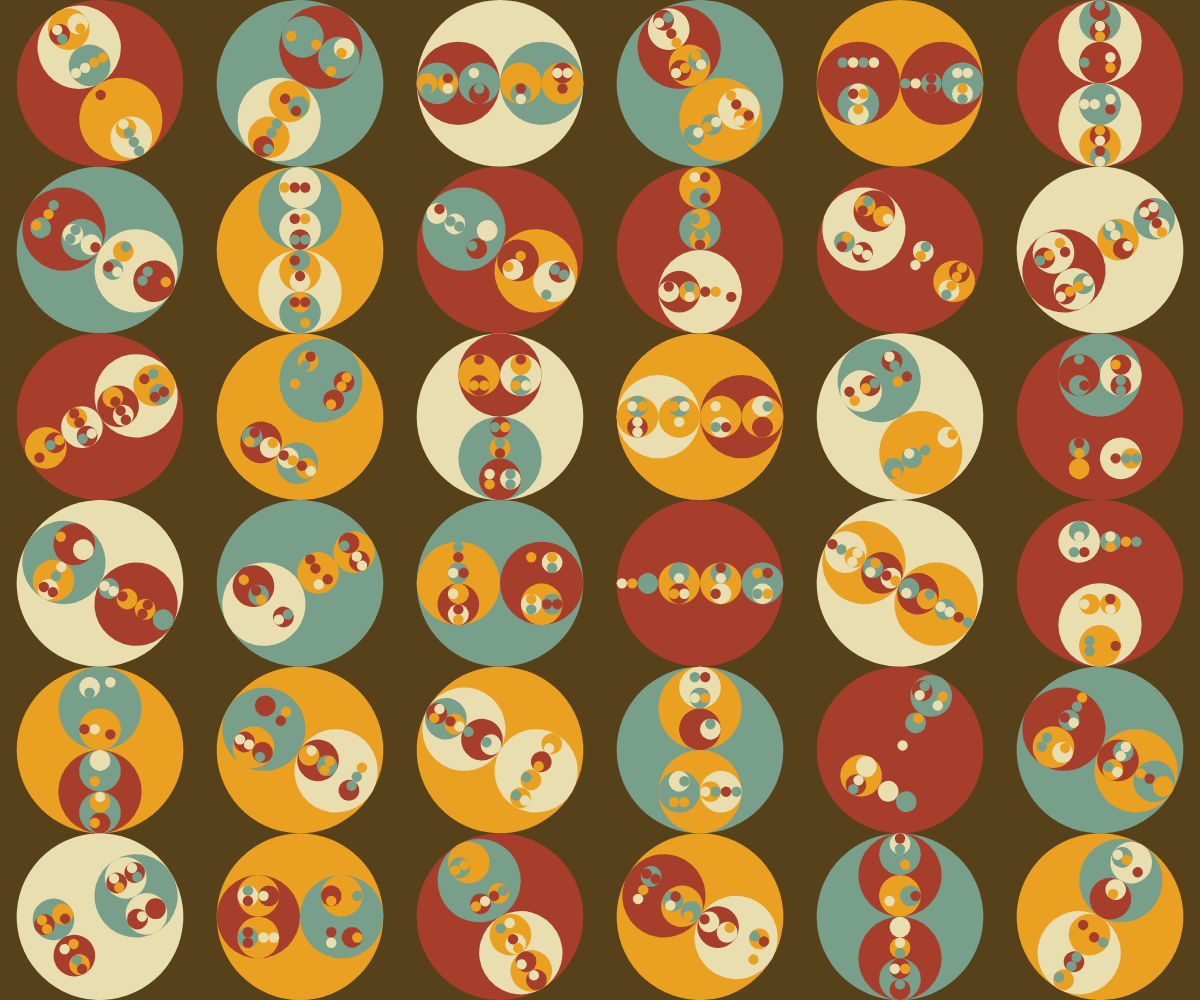
Frame 1 (no input)
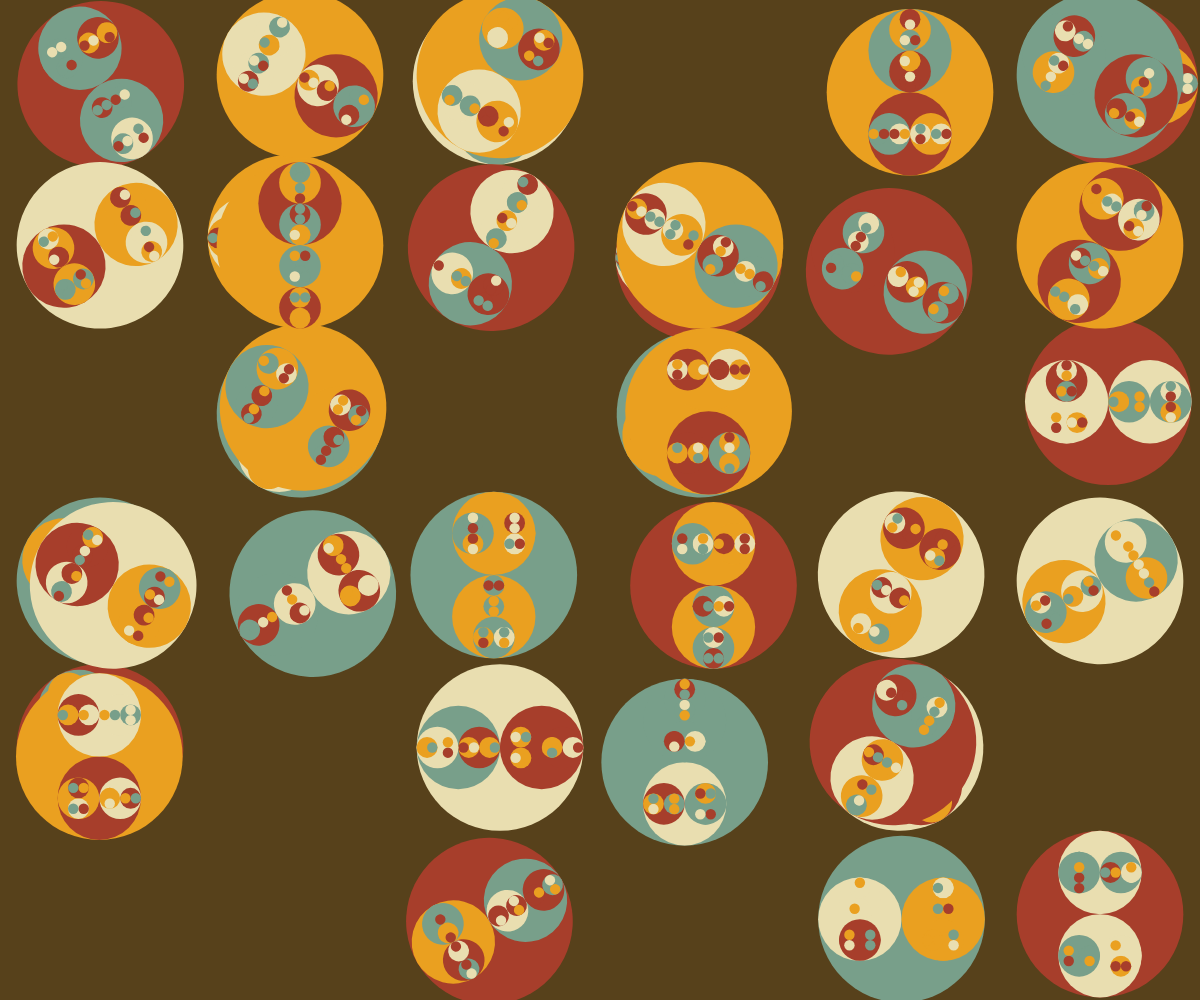
Frame 60 (no input)
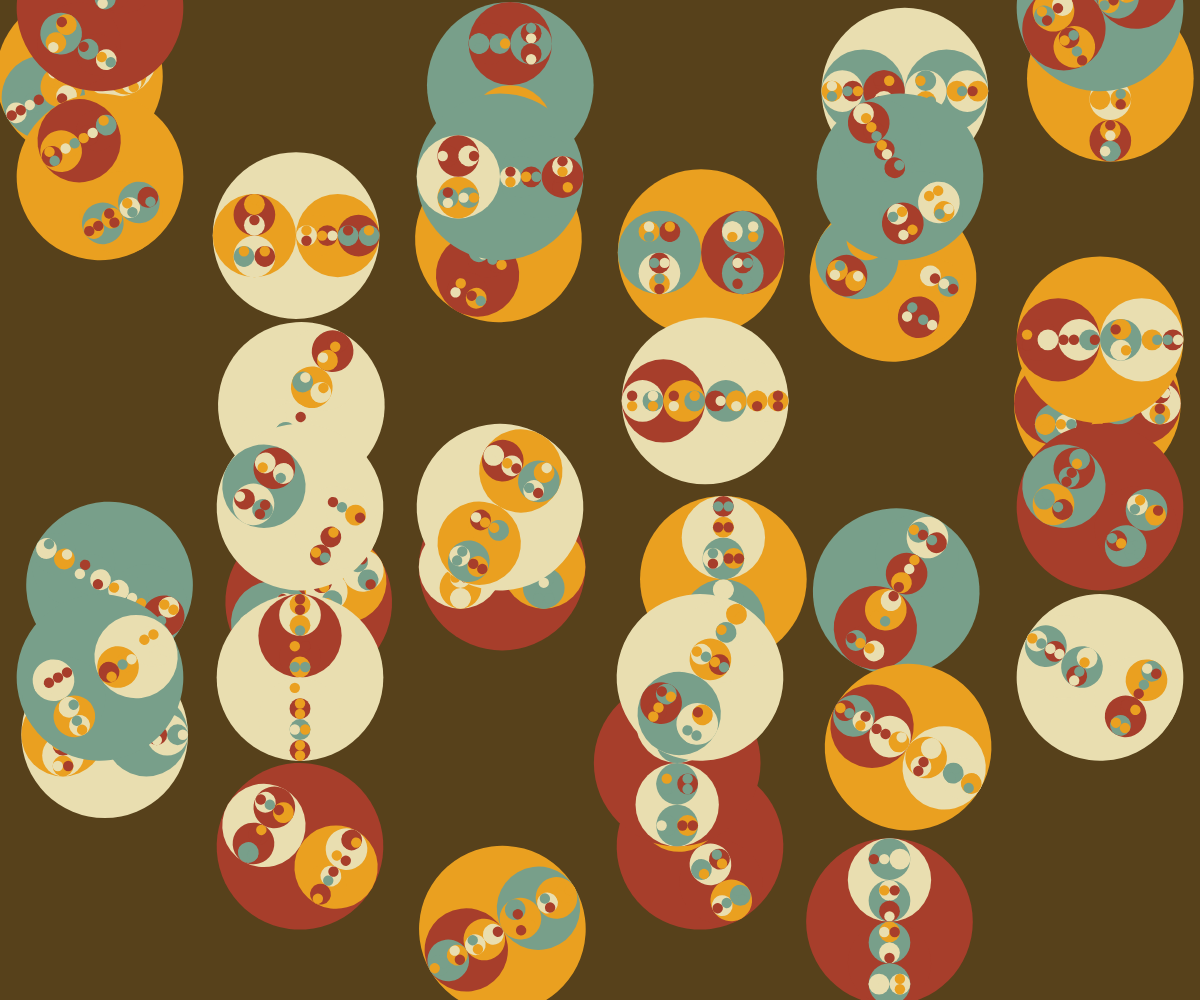
Frame 120 (the mouse pressed at the canvas centre since frame 60)

The p5.js sketch that drew these frames (run headless with seeded random() and noise() and a simulated clock; from frame 60 on, the mouse is pressed at the canvas centre):

// p5.js sketch
// ── sketch.js
let c = ["#A73E2B", "#EAA020", "#E9DEB0", "#789F8A"];

var balls = [];
var ball;

function setup() {
  createCanvas(windowWidth, windowHeight);
  angleMode(DEGREES);
  background("#57411B");

  let cols = int(6);
  let rows = cols;
  let cellW = width / cols;
  let cellH = height / rows;

  for (let i = 0; i < cols; i++) {
    for (let j = 0; j < rows; j++) {
      let x = i * cellW;
      let y = j * cellH;
      let rotate_num = int(random(6)) * 360 / 6;

      ball = new ball_class({
        p: { x: x + cellW / 2, y: y + cellH / 2 },
        r: cellW / 1.2,
        color: random(c),
        mode: random(["happy", "bad"]),
        rotate: rotate_num
      });
      balls.push(ball);
    }
  }
}

function draw() {
  background("#57411B"); // 設置背景色
  for (j = 0; j < balls.length; j = j + 1) {
    ball = balls[j];
    ball.draw();
    ball.update();
  }
}

function mousePressed() {
  // 按下滑鼠時，隨機變換所有球的顏色
  for (let i = 0; i < balls.length; i++) {
    balls[i].changeColor();
  }
}

class ball_class {
  constructor(args) {
    this.p = args.p || { x: width / 2, y: height / 2 };
    this.r = args.r || random(50, 120);
    this.color = args.color || random(c);
    this.mode = args.mode || random(["happy", "bad"]);
    this.rotate = args.rotate || 0;
  }
  draw() {
    push();
    translate(this.p.x, this.p.y); //把圓點(0,0)設定到圓心上
    rotate(this.rotate);
    noStroke();
    fill(this.color);
    circle(0, 0, this.r);

    if (random(100) < 50) {
      if (this.r > 20) {
        let newr = this.r / 2;
        drawCircle(0, newr / 2, newr);
        drawCircle(0, -newr / 2, newr);
      }
    } else {
      if (this.r > 20) {
        let newr = this.r / 2;
        drawCircle(newr / 2, 0, newr);
        drawCircle(-newr / 2, 0, newr);
      }
    }

    pop();
  }
  update() {
    if (this.mode == "happy") {
      this.p.y = this.p.y + sin(frameCount / 10 + this.r / 10) * this.r / 10;
    } else {
      this.p.x = this.p.x + random(-2, 2);
      this.p.y = this.p.y + random(-2, 2);
    }
    if (this.p.x < 0) {
      this.p.x = width;
    }
    if (this.p.x > width) {
      this.p.x = 0;
    }
    if (this.p.y < 0) {
      this.p.y = height;
    }
    if (this.p.y > height) {
      this.p.y = 0;
    }
  }
  
  // 新增的方法：改變顏色
  changeColor() {
    let currentIndex = c.indexOf(this.color);
    let newIndex = (currentIndex + 1) % c.length;
    this.color = c[newIndex];
  }
}

function drawCircle(x, y, d) {
  noStroke();
  fill(random(c));
  circle(x, y, d);

  if (random(100) < 50) {
    if (d > 20) {
      let newd = d / 2;
      drawCircle(x, y + newd / 2, newd);
      drawCircle(x, y - newd / 2, newd);
    }
  } else {

    if (d > 20) {
      let newd = d / 2;
      drawCircle(x + newd / 2, y, newd);
      drawCircle(x - newd / 2, y, newd);
    }
  }
}
